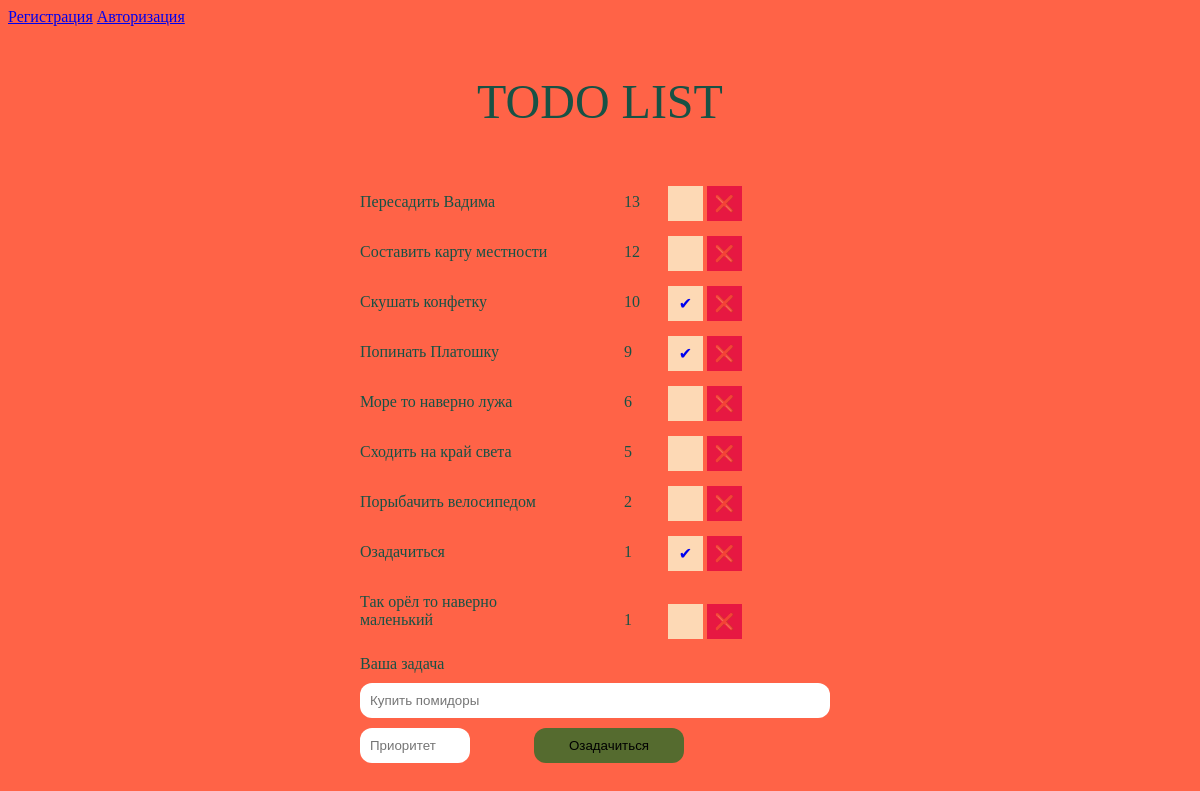
The page / on the database its author committed.
### todo_list/models.py (models this page shows)
class TODO(models.Model):
    text = models.TextField("Задачи")
    priority = models.PositiveIntegerField("Приоритет")
    stick = models.BooleanField("КНОПКА", default=False)
    check_table = models.ForeignKey(User, on_delete=models.CASCADE, blank=True, null=True)
    class Meta:
        ordering = ["-priority"]

### todo_list/views.py (the view)
# urls.py: path("", todo_big_list),
def todo_big_list(request):
    data = {}
    if request.user.is_authenticated:
        data["TODO"] = TODO.objects.filter(check_table=request.user)
    else:
        data["TODO"] = TODO.objects.filter(check_table=None)
    print(data)
    return render(request, "homepage.html", data)

### templates/homepage.html (shortened to what this page needs)
<!DOCTYPE html>
{% load static %}
<html lang="en">
<head>
    <link rel="stylesheet" href="{% static 'file.css'%}">
</head>
<body>
{% if user.is_authenticated %}
<a href="/logout">Выйти</a>
{% else %}
<a href="/registration">Регистрация</a>
<a href="/autorization">Авторизация</a>
{% endif %}
<div class="header">
    <p>TODO LIST</p>
</div>
<div class="titles">
{% for doings in TODO %}
    <p class="titles-text">{{doings.text}}</p>
    <p class="anti-text">{{doings.priority}}</p>
    {% if doings.stick %}
    <a href="todo/{{doings.id}}/update" class="stickerpack">✔</a>
    {% else %}
        <a href="todo/{{doings.id}}/update" class="stickerpack"></a>
    {% endif %}
    <a href="todo/{{doings.id}}/delete" class="deleterpack">❌</a>
{% endfor %}
<form action="/todo/puzzle" method="post">
    <div>
        <label class="task-text">Ваша задача</label><br>
        <input type="text" name="task" class="form-input" placeholder="Купить помидоры">
        <input type="number" min="1" name="priority" class="form-input-pr" placeholder="Приоритет">
        <button type="submit" class="form-input-button">Озадачиться</button>
    </div>
</form>
    </div>
</body>
</html>

### static/file.css (style rules this page uses)
.titles { margin: auto; width: 600px; }
body { color: #175245; background: #FF6347; }
.header { text-align: center; font-size: 48px }
.titles-text { display: inline-block; margin-left: 60px; width: 200px; }
.anti-text { display: inline-block; margin-left: 60px; width: 40px; }
.stickerpack { vertical-align: middle; width: 35px; height: 35px; background: #FDD9B5; border-box: box-sizing; display: inline-block; text-decoration: none; text-align: center; line-height: 35px; }
.deleterpack { width: 35px; height: 35px; background: #E71842; border-box: box-sizing; vertical-align: middle; display: inline-block; text-decoration: none; text-align: center; line-height: 35px; }
.form-input { display: inline-block; margin-left: 60px; width: 450px; padding: 10px; border-radius: 12px; border: none; margin-top: 10px; }
.task-text { display: inline-block; margin-left: 60px; width: 200px; margin-top: 10px; }
.form-input-pr { display: inline-block; margin-left: 60px; width: 90px; padding: 10px; border-radius: 12px; border: none; margin-top: 10px; }
.form-input-button { display: inline-block; margin-left: 60px; width: 150px; padding: 10px; border-radius: 12px; border: none; margin-top: 10px; background-color: #556B2F }

### rows shown on the page
TODO: text "Пересадить Вадима", priority "13"
TODO: text "Составить карту местности", priority "12"
TODO: text "Скушать конфетку", priority "10"
TODO: text "Попинать Платошку", priority "9"
TODO: text "Море то наверно лужа", priority "6"
TODO: text "Сходить на край света", priority "5"
TODO: text "Порыбачить велосипедом", priority "2"
TODO: text "Озадачиться", priority "1"
TODO: text "Так орёл то наверно маленький", priority "1"
